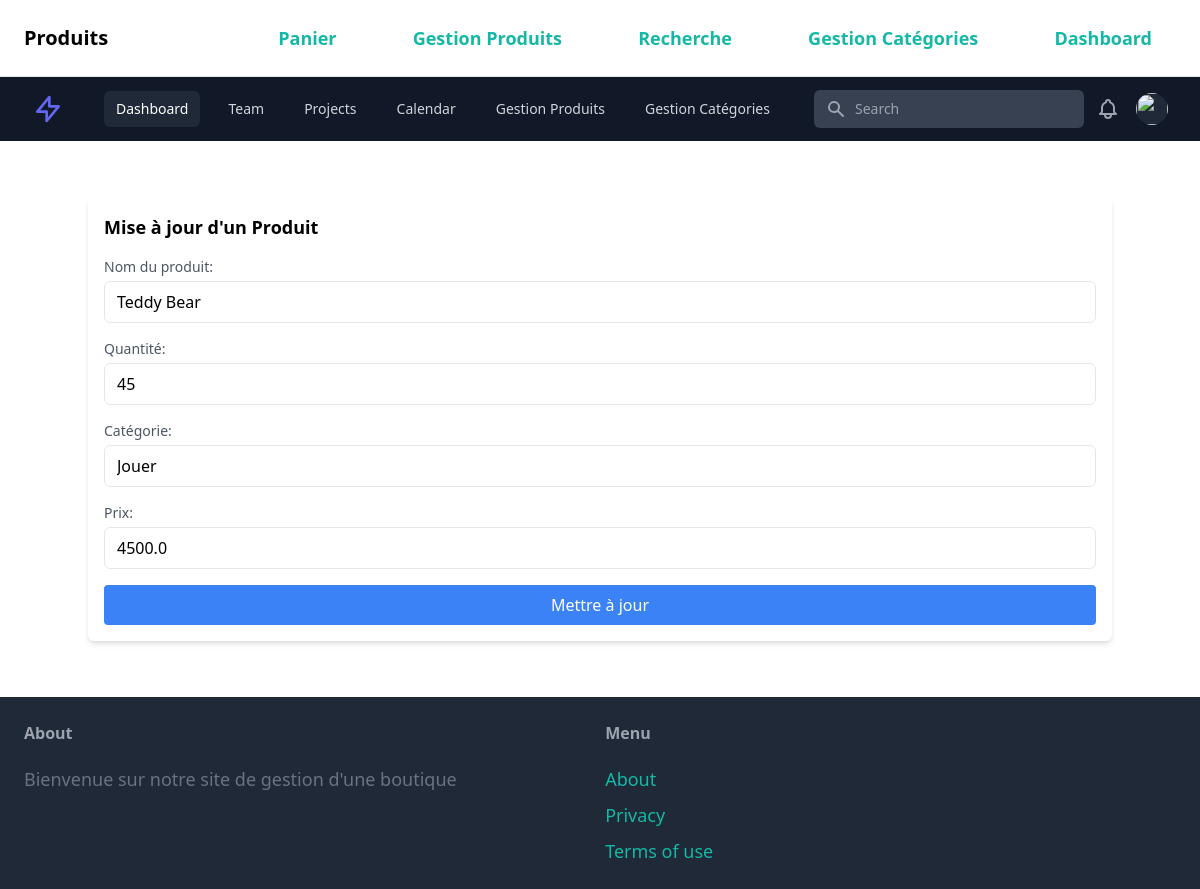
Screenshot of /update/36 with the database file from the repository.
### gestionProduit/models.py (models this page shows, shortened)
class Produit(models.Model):
    nom_produit = models.CharField(max_length=255)
    quantite_produit = models.PositiveIntegerField()
    prix = models.FloatField(default=0.0)
    image = models.ImageField(upload_to='produit_images', blank=True, null=True)
    categorie = models.ForeignKey(Categorie, on_delete=models.CASCADE)
    description=models.TextField(blank=True)
    est_vendu = models.BooleanField(default=False, null=True, blank=True)
    creer_a=models.DateTimeField(auto_now_add=True ,null=True)

class Categorie(models.Model):
    nom_categorie = models.CharField(max_length=255)

### gestionProduit/views.py (the view)
# urls.py: path('update/<int:id>', views.update, name='update'),
def update(request, id):
    produit = get_object_or_404(Produit, id=id)
    if request.method == 'POST':
        produit_mis_a_jour = request.POST.get('nom_produit')
        quantite_produit_mis_a_jour = request.POST.get('quantite_produit')
        prix_mis_a_jour = request.POST.get('prix')
        return redirect('/affichageProduit')
    categories = Categorie.objects.all()
    context = {
        'produit': produit,
        'categories': categories,
    }
    return render(request, 'miseAJour.html', context)

### gestionProduit/templates/miseAJour.html (shortened to what this page needs)
{% extends 'menu.html' %}
{% block content %}
<div class="container mx-auto mt-8 p-4 bg-white shadow-md rounded-md">
    <h2 class="text-lg font-semibold mb-4">Mise à jour d'un Produit</h2>
    <form method="post" class="grid grid-cols-1 gap-4">
        <div class="flex flex-col">
            <label for="nom_produit" class="text-sm text-gray-600 mb-1">Nom du produit:</label>
            <input type="text" id="nom_produit" name="nom_produit" value="{{ produit.nom_produit }}" required
                   class="border rounded-md px-3 py-2 focus:outline-none focus:border-blue-500">
        </div>
        <div class="flex flex-col">
            <label for="quantite_produit" class="text-sm text-gray-600 mb-1">Quantité:</label>
            <input type="number" id="quantite_produit" name="quantite_produit" value="{{ produit.quantite_produit }}"
                   required class="border rounded-md px-3 py-2 focus:outline-none focus:border-blue-500">
        </div>
        <div class="flex flex-col">
            <label for="nom_categorie" class="text-sm text-gray-600 mb-1">Catégorie:</label>
            <input type="text" id="nom_categorie" name="nom_categorie" value="{{ produit.categorie.nom_categorie }}"
                   required class="border rounded-md px-3 py-2 focus:outline-none focus:border-blue-500">
        </div>
        <div class="flex flex-col">
            <label for="prix" class="text-sm text-gray-600 mb-1">Prix:</label>
            <input type="number" id="prix" name="prix" value="{{ produit.prix }}" required
                   class="border rounded-md px-3 py-2 focus:outline-none focus:border-blue-500">
        </div>
        <button type="submit" class="bg-blue-500 text-white py-2 px-4 rounded hover:bg-blue-700">
            Mettre à jour
        </button>
    </form>
</div>
{% endblock %}

### rows the page displays
Produit: nom_produit "Teddy Bear", quantite_produit "45", nom_categorie "Jouer", prix "4500.0"
